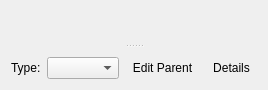
<?xml version="1.0" encoding="UTF-8"?>
<ui version="4.0">
 <class>CellCompartmentWidget</class>
 <widget class="QWidget" name="CellCompartmentWidget">
  <property name="geometry">
   <rect>
    <x>0</x>
    <y>0</y>
    <width>266</width>
    <height>90</height>
   </rect>
  </property>
  <property name="windowTitle">
   <string>Form</string>
  </property>
  <layout class="QGridLayout" name="gridLayout">
   <item row="0" column="0">
    <widget class="QSplitter" name="splitter">
     <property name="orientation">
      <enum>Qt::Orientation::Vertical</enum>
     </property>
     <widget class="DataSymbolWidget" name="objectSymbolWidget" native="true"/>
     <widget class="QWidget" name="">
      <layout class="QVBoxLayout" name="verticalLayout">
       <item>
        <widget class="DataExchangeWidget" name="dataExchangeWidget" native="true"/>
       </item>
       <item>
        <layout class="QHBoxLayout" name="horizontalLayout">
         <item>
          <widget class="QLabel" name="label">
           <property name="text">
            <string>Type:</string>
           </property>
           <property name="buddy">
            <cstring>typeComboBox</cstring>
           </property>
          </widget>
         </item>
         <item>
          <widget class="QComboBox" name="typeComboBox">
           <property name="sizePolicy">
            <sizepolicy hsizetype="MinimumExpanding" vsizetype="Fixed">
             <horstretch>0</horstretch>
             <verstretch>0</verstretch>
            </sizepolicy>
           </property>
          </widget>
         </item>
         <item>
          <widget class="QToolButton" name="editParentToolButton">
           <property name="toolTip">
            <string>Edit Parent Object</string>
           </property>
           <property name="statusTip">
            <string>Edit Parent Object</string>
           </property>
           <property name="whatsThis">
            <string>Edit Parent Object</string>
           </property>
           <property name="text">
            <string>Edit Parent</string>
           </property>
           <property name="icon">
            <iconset theme="user"/>
           </property>
           <property name="autoRaise">
            <bool>true</bool>
           </property>
          </widget>
         </item>
         <item>
          <widget class="QToolButton" name="dataTreeViewToolButton">
           <property name="text">
            <string>Details</string>
           </property>
           <property name="icon">
            <iconset theme="view-list-tree"/>
           </property>
           <property name="autoRaise">
            <bool>true</bool>
           </property>
          </widget>
         </item>
        </layout>
       </item>
      </layout>
     </widget>
    </widget>
   </item>
  </layout>
 </widget>
 <customwidgets>
  <customwidget>
   <class>DataExchangeWidget</class>
   <extends>QWidget</extends>
   <header location="global">gui.widgets.dataexchangewidget</header>
   <container>1</container>
  </customwidget>
  <customwidget>
   <class>DataSymbolWidget</class>
   <extends>QWidget</extends>
   <header location="global">gui.widgets.datasymbolwidget</header>
   <container>1</container>
  </customwidget>
 </customwidgets>
 <resources/>
 <connections/>
</ui>
